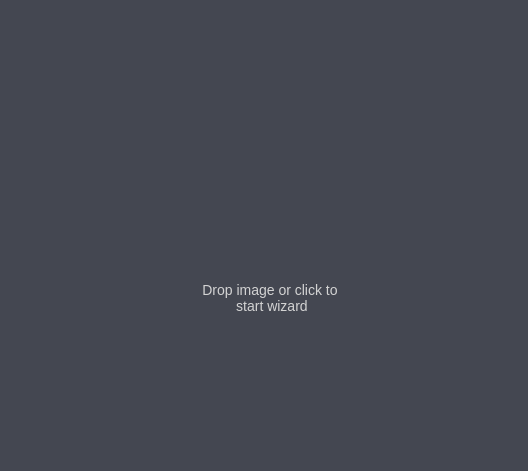
<?xml version="1.0" encoding="UTF-8"?>
<ui version="4.0">
 <class>WelcomePage</class>
 <widget class="QFrame" name="WelcomePage">
  <property name="geometry">
   <rect>
    <x>0</x>
    <y>0</y>
    <width>528</width>
    <height>471</height>
   </rect>
  </property>
  <property name="windowTitle">
   <string>Frame</string>
  </property>
  <property name="styleSheet">
   <string notr="true">QWidget{
	background-color: #444751;
	border: none;
}</string>
  </property>
  <property name="frameShape">
   <enum>QFrame::StyledPanel</enum>
  </property>
  <property name="frameShadow">
   <enum>QFrame::Raised</enum>
  </property>
  <property name="lineWidth">
   <number>0</number>
  </property>
  <layout class="QVBoxLayout" name="verticalLayout" stretch="0,100,0">
   <item>
    <spacer name="verticalSpacer_2">
     <property name="orientation">
      <enum>Qt::Vertical</enum>
     </property>
     <property name="sizeHint" stdset="0">
      <size>
       <width>20</width>
       <height>40</height>
      </size>
     </property>
    </spacer>
   </item>
   <item>
    <layout class="QHBoxLayout" name="horizontalLayout_2">
     <property name="topMargin">
      <number>0</number>
     </property>
     <item>
      <widget class="QWidget" name="widget" native="true">
       <property name="minimumSize">
        <size>
         <width>210</width>
         <height>200</height>
        </size>
       </property>
       <property name="maximumSize">
        <size>
         <width>240</width>
         <height>170</height>
        </size>
       </property>
       <layout class="QVBoxLayout" name="verticalLayout_2" stretch="0,0">
        <property name="leftMargin">
         <number>6</number>
        </property>
        <property name="topMargin">
         <number>0</number>
        </property>
        <property name="rightMargin">
         <number>6</number>
        </property>
        <property name="bottomMargin">
         <number>6</number>
        </property>
        <item>
         <widget class="QLabel" name="label_2">
          <property name="minimumSize">
           <size>
            <width>240</width>
            <height>0</height>
           </size>
          </property>
          <property name="maximumSize">
           <size>
            <width>240</width>
            <height>16777215</height>
           </size>
          </property>
          <property name="cursor">
           <cursorShape>PointingHandCursor</cursorShape>
          </property>
          <property name="text">
           <string/>
          </property>
          <property name="pixmap">
           <pixmap>:/images/resources/DropImage.png</pixmap>
          </property>
          <property name="alignment">
           <set>Qt::AlignCenter</set>
          </property>
         </widget>
        </item>
        <item>
         <widget class="QLabel" name="label">
          <property name="minimumSize">
           <size>
            <width>240</width>
            <height>0</height>
           </size>
          </property>
          <property name="cursor">
           <cursorShape>PointingHandCursor</cursorShape>
          </property>
          <property name="styleSheet">
           <string notr="true">QWidget{
	background-color: transparent;
	border: node;	
	font-family: &quot;Proxima Nova&quot;;
	font-size: 14px;
	color: lightgray;
}</string>
          </property>
          <property name="text">
           <string>Drop image or click to 
 start wizard</string>
          </property>
          <property name="alignment">
           <set>Qt::AlignCenter</set>
          </property>
         </widget>
        </item>
       </layout>
      </widget>
     </item>
    </layout>
   </item>
   <item>
    <spacer name="verticalSpacer">
     <property name="orientation">
      <enum>Qt::Vertical</enum>
     </property>
     <property name="sizeHint" stdset="0">
      <size>
       <width>20</width>
       <height>40</height>
      </size>
     </property>
    </spacer>
   </item>
  </layout>
 </widget>
 <resources/>
 <connections/>
</ui>
